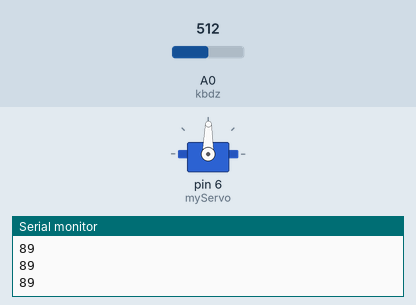
The sketch below on a simulated Arduino Uno, built with avr-gcc and run on an emulated ATmega328P. On the bench: servo, the last lines printed to the serial monitor. The test bench sets the inputs (shaded band); at power-on: A0 (kbdz) = 512.

Above: at 1.2 s.
1.3 s: A0 (kbdz) set to 716
At 2.1 s:
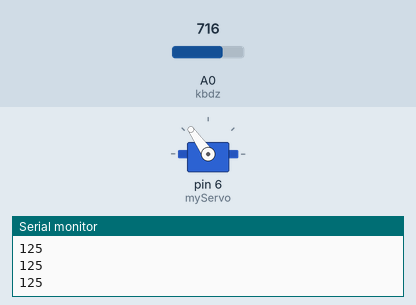
2.8 s: A0 (kbdz) set to 900
At 3.4 s:
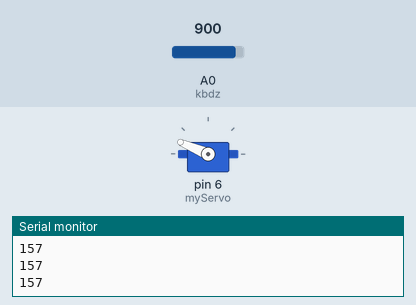
4.3 s: A0 (kbdz) set to 1023
At 5.5 s:
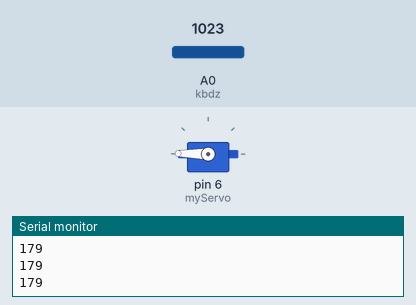
5.8 s: A0 (kbdz) set to 306
At 6.8 s:
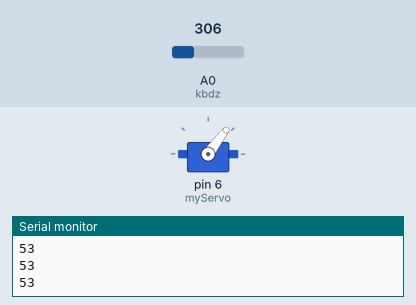
7.3 s: A0 (kbdz) set to 122
At 7.9 s:
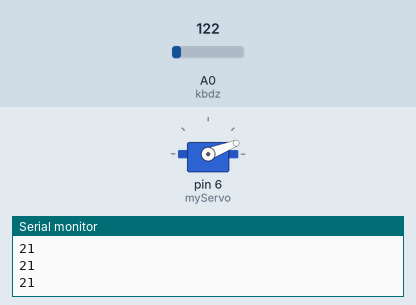
8.8 s: A0 (kbdz) set to 511
At 10.2 s:
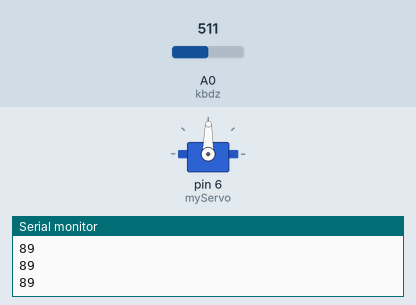
Timing chart, 0 to 11.3 s (numbered marks = the images above; inputs shaded):
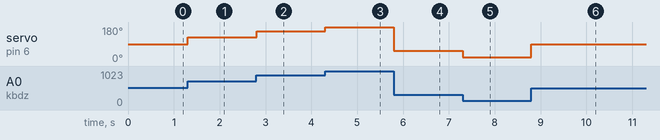

Measured:
- after the input at 1.3 s, servo on pin 6 (myServo): 89° → 125° at once
- after the input at 2.8 s, servo on pin 6 (myServo): 125° → 157° at once
- after the input at 4.3 s, servo on pin 6 (myServo): 157° → 179° at once
- after the input at 5.8 s, servo on pin 6 (myServo): 179° → 53° at once
- after the input at 7.3 s, servo on pin 6 (myServo): 53° → 21° at once
- after the input at 8.8 s, servo on pin 6 (myServo): 21° → 89° at once

The sketch:

__.ino
```cpp
#include <Servo.h>
Servo myServo;

int kbdz=A0;
int angle=0;
void setup(){
  Serial.begin(9600);
  myServo.attach(6);
}

void loop(){
  angle=analogRead(kbdz);
  angle=map(angle,0,1023,0,179);
  Serial.println(angle);
  myServo.write(angle);
  delay(5);
}
```
